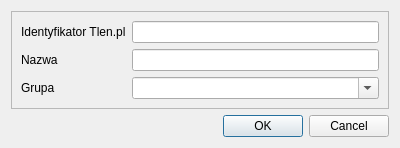
<ui version="4.0" >
 <class>userEditWindow</class>
 <widget class="QWidget" name="userEditWindow" >
  <property name="geometry" >
   <rect>
    <x>0</x>
    <y>0</y>
    <width>400</width>
    <height>140</height>
   </rect>
  </property>
  <property name="windowTitle" >
   <string>Form</string>
  </property>
  <layout class="QVBoxLayout" name="verticalLayout" >
   <item>
    <widget class="QFrame" name="frame" >
     <property name="frameShape" >
      <enum>QFrame::StyledPanel</enum>
     </property>
     <property name="frameShadow" >
      <enum>QFrame::Raised</enum>
     </property>
     <layout class="QFormLayout" name="formLayout" >
      <item row="0" column="0" >
       <widget class="QLabel" name="label" >
        <property name="text" >
         <string>Identyfikator Tlen.pl</string>
        </property>
       </widget>
      </item>
      <item row="0" column="1" >
       <widget class="QLineEdit" name="le_jid" >
        <property name="toolTip" >
         <string>Identyfikator użytkownika, bez '@tlen.pl'</string>
        </property>
       </widget>
      </item>
      <item row="1" column="0" >
       <widget class="QLabel" name="label_2" >
        <property name="text" >
         <string>Nazwa</string>
        </property>
       </widget>
      </item>
      <item row="1" column="1" >
       <widget class="QLineEdit" name="le_nick" >
        <property name="toolTip" >
         <string>Nazwa użytkownika (imię, pseudonim)</string>
        </property>
       </widget>
      </item>
      <item row="2" column="0" >
       <widget class="QLabel" name="label_3" >
        <property name="text" >
         <string>Grupa</string>
        </property>
       </widget>
      </item>
      <item row="2" column="1" >
       <widget class="QComboBox" name="cb_group" >
        <property name="toolTip" >
         <string>Grupa</string>
        </property>
        <property name="editable" >
         <bool>true</bool>
        </property>
        <property name="frame" >
         <bool>true</bool>
        </property>
       </widget>
      </item>
     </layout>
    </widget>
   </item>
   <item>
    <widget class="QDialogButtonBox" name="buttonBox" >
     <property name="standardButtons" >
      <set>QDialogButtonBox::Cancel|QDialogButtonBox::Ok</set>
     </property>
    </widget>
   </item>
  </layout>
 </widget>
 <resources/>
 <connections/>
</ui>
